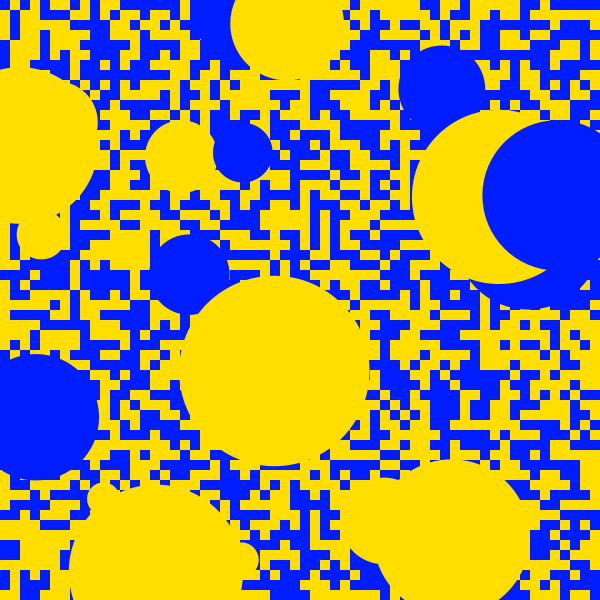
Frame 1 (no input)
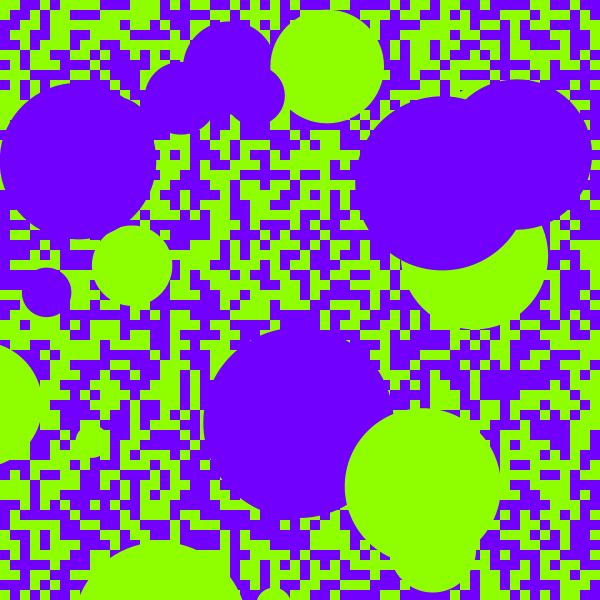
Frame 60 (the mouse pressed at the canvas centre just before this capture)
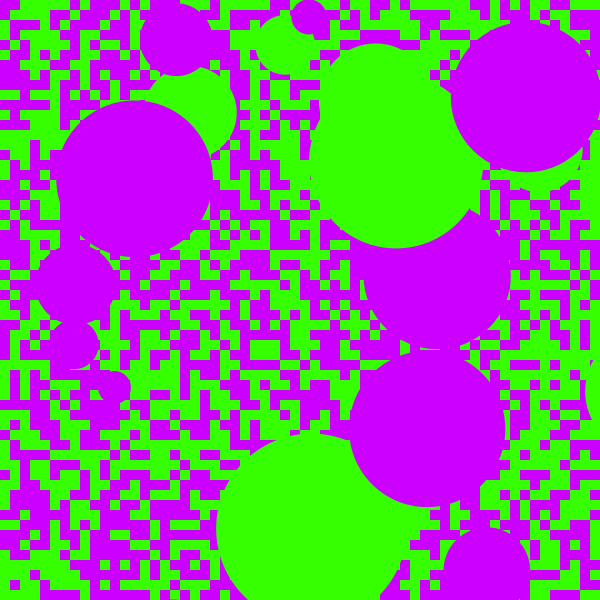
Frame 120 (the mouse held since frame 60 and released just before this capture)

The Processing sketch that drew these frames (run headless with seeded random() and noise(); from frame 60 on, the mouse is pressed at the canvas centre):

// Processing sketch: colcom6
// ── colcom6.pde
ArrayList giradores;
int col, ran, can;
girador g1, g2, g3;

void setup() {
  size(600, 600); 
  colorMode(HSB);
  smooth();
  noStroke();
  iniciar();
  background((col+128)%256, 255, 255);
  ran = 10;
  can = 20;
  giradores = new ArrayList();
  for (int i = 0; i < can; i++) {
    giradores.add(new girador());
  }
}

void draw() {
  fill((col+128)%256, 255, 255, 5);
  rect(0, 0, width, height);
  for (int j = 0; j < height/ran; j++) {
    for (int i = 0; i < width/ran; i++) {
      if (random(2) > 1) {
        fill((col+128)%256, 255, 255);
      }
      else {
        fill(col, 255, 255);
      }
      rect(ran*i, ran*j, ran, ran);
    }
  } 
  for (int i = 0; i < can; i++) {
    girador aux = (girador) giradores.get(i);
    aux.act();
  }
  //cambio de color
  col += int(random(-1, 2));
  col = col%256;
}

void keyPressed() {
  if (key == 'r') {
    iniciar();
  }
}

void iniciar() {
  col = int(random(256));
  background((col+128)%256, 215, 255);
}

class girador {
  float x, y, ang, vel, rad, dim;
  girador() {
    x = random(width);
    y = random(height);
    ang = random(TWO_PI);
    vel = 1;
    dim = random(20, 200);
    rad = dim/2;
  } 
  void act() {
    //mueve
    x += cos(ang)*vel;
    y += sin(ang)*vel;
    //aleja del mouse
    float distancia = dist(x, y, mouseX, mouseY);
    if (distancia < dim) {
      float angu = atan2(mouseY-y, mouseX-x);
      float velo = (dim - distancia)/10;
      x -= cos(angu)*velo;
      y -= sin(angu)*velo;
    }
    //controla los bordes...
    if (x > width+rad) {
      x = -rad;
    }
    else if (x < -rad) {
      x = width+rad;
    }

    else if (y > height+rad) {
      y = -rad;
    }

    else if (y < -rad) {
      y = height+rad;
    }
    //color aleatorio
    if (random(2) > 1) {
      fill((col+128)%256, 255, 255, 255);
    }
    else {
      fill(col, 255, 255, 255);
    }
    //dibuja
    ellipse(x, y, dim, dim);
    ang += random(-0.1, 0.1);
    ang = ang%TWO_PI;
  }
}
